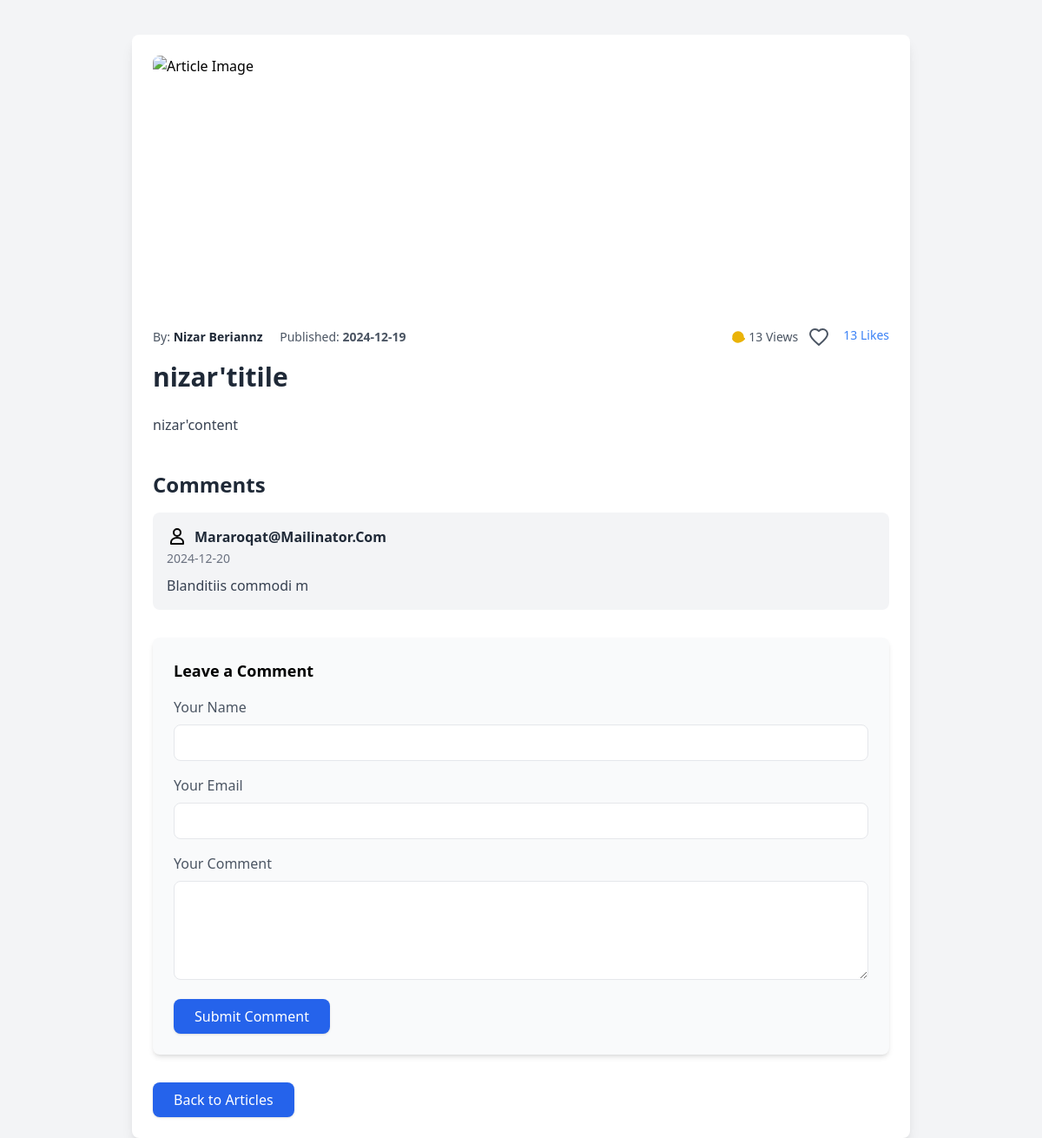
Screenshot of /public/articledetails.php?id_article=167 with the database file from the repository.
### tables this page shows
CREATE TABLE `article` (
  `id_artcile` int(11) NOT NULL,
  `title` varchar(50) NOT NULL,
  `content` varchar(50) NOT NULL,
  `views` int(11) NOT NULL,
  `likes` int(11) NOT NULL,
  `created_at` date DEFAULT curdate(),
  `id_auteur` int(11) DEFAULT NULL
);

CREATE TABLE `auteur` (
  `id_auteur` int(11) NOT NULL,
  `username` varchar(50) NOT NULL,
  `email` varchar(50) NOT NULL,
  `password` varchar(50) NOT NULL,
  `created_at` date DEFAULT curdate()
);

CREATE TABLE `comments` (
  `id_comments` int(11) NOT NULL,
  `content` varchar(50) NOT NULL,
  `visiteur_name` varchar(50) NOT NULL,
  `visiteur_email` varchar(50) NOT NULL,
  `created_at` date DEFAULT current_timestamp(),
  `id_artcile` int(11) DEFAULT NULL
);

### public/articledetails.php (the view, shortened to what this page needs)
<?php
include('connect.php');
if (isset($_GET['id_article'])) {
    $articleId = $_GET['id_article'];
    $stmt = $conn->prepare("SELECT * FROM article ar JOIN auteur au
                            ON au.id_auteur = ar.id_auteur
                            WHERE ar.id_artcile = ?");
    $stmt->bind_param("i", $articleId);
    if ($stmt->execute()) {
        $result = $stmt->get_result();
        $row = $result->fetch_assoc();
    } else {
        echo "<script>alert('Error executing SELECT query');</script>";
    }
}
?>
<!DOCTYPE html>
<html lang="en">
<head>
  <script src="https://cdn.tailwindcss.com"></script>
</head>
<body class="bg-gray-100">
  <div class="max-w-4xl mx-auto mt-10 p-6 bg-white shadow-lg rounded-lg">
    <div class="w-full h-72 rounded-lg overflow-hidden mb-6">
      <img src="https://readymadeui.com/Imagination.webp" alt="Article Image" class="w-full h-full object-cover">
    </div>
    <div class="flex flex-col sm:flex-row justify-between items-center text-gray-600 text-sm mb-4">
      <div>
        <span>By: <span class="font-semibold text-gray-800 capitalize"><?php echo htmlspecialchars($row['username']); ?> </span></span>
        <span class="ml-4">Published: <span class="font-semibold"><?php echo htmlspecialchars($row['created_at']); ?></span></span>
      </div>
      <div class="mt-2 sm:mt-0 flex gap-3">
        <span class="flex items-center">
          <span><?php echo htmlspecialchars($row['views']); ?> Views</span>
        </span>
        <form action="test.php?id_article=<?php echo htmlspecialchars($row['id_artcile']); ?>" method="get">
    <button class="flex gap-2">
        <a href="like.php?id_article=<?php echo ($row['id_artcile']); ?>" class="text-blue-500 hover:underline"><?php echo htmlspecialchars($row['likes']); ?> Likes</a>
    </button>
        </form>
      </div>
    </div>
    <h1 class="text-3xl font-bold text-gray-800 mb-6"><?php echo htmlspecialchars($row['title']); ?></h1>
    <div class="text-gray-700 leading-relaxed mb-8">
      <?php echo nl2br(htmlspecialchars($row['content'])); ?>
    </div>
    <div class="mt-10">
      <h2 class="text-2xl font-bold text-gray-800 mb-4">Comments</h2>
      <div class="space-y-4 mb-8">
      <?php
     $articleId = $_GET['id_article'];
$sql = "SELECT * FROM  article a
JOIN comments c  ON c.id_artcile = a.id_artcile
WHERE a.id_artcile = ?";
$stmt = $conn->prepare($sql);
$stmt->bind_param("i", $articleId);
$stmt->execute();
$result = $stmt->get_result();
    if ($result->num_rows > 0) {
        while($row = $result->fetch_assoc()) {
?>
               <div class="bg-gray-100 p-4 rounded-lg">
         <div class="flex flex-wrap gap-2">
             <svg xmlns="http://www.w3.org/2000/svg" viewBox="0 0 24 24" fill="none" stroke="currentColor" stroke-width="2" stroke-linecap="round" stroke-linejoin="round" width="24" height="24">
<circle cx="12" cy="7" r="4" />
<path d="M12 13c-4 0-7 2.5-7 5v2h14v-2c0-2.5-3-5-7-5z" />
</svg>
    <span class="block font-semibold text-gray-800 capitalize"><?php echo $row['visiteur_name'] ?></span>
         </div>
          <span class="text-sm text-gray-500"><?php echo $row['created_at'] ?></span>
          <p class="mt-2 text-gray-700">
          <?php echo $row['content'] ?>
          </p>
        </div>
<?php
        }
    } else {
        echo "there is no comments.";
    }
?>
      </div>
      <form method="POST" class="bg-gray-50 p-6 rounded-lg shadow-md">
        <h3 class="text-lg font-semibold mb-4">Leave a Comment</h3>
        <div class="mb-4">
          <label for="name" class="block text-gray-600 font-medium">Your Name</label>
          <input
            type="text"
            id="name"
            name="name"
            class="w-full mt-2 px-4 py-2 border rounded-lg focus:outline-none focus:ring-2 focus:ring-blue-500"
            required
          />
        </div>
        <div class="mb-4">
          <label for="name" class="block text-gray-600 font-medium">Your Email</label>
          <input
            type="email"
            id="email"
            name="email"
            class="w-full mt-2 px-4 py-2 border rounded-lg focus:outline-none focus:ring-2 focus:ring-blue-500"
            required
          />
        </div>
        <div class="mb-4">
          <label for="comment" class="block text-gray-600 font-medium">Your Comment</label>
          <textarea
            id="comment"
            name="comment"
            rows="4"
            class="w-full mt-2 px-4 py-2 border rounded-lg focus:outline-none focus:ring-2 focus:ring-blue-500"
            required></textarea>
        </div>
        <button
          type="submit"
          name="add_comment"
          class="px-6 py-2 text-white bg-blue-600 hover:bg-blue-700 rounded-lg shadow">
          Submit Comment
        </button>
      </form>
    </div>
    <div class="mt-8">
      <a href="index.php" class="inline-block px-6 py-2 text-white bg-blue-600 hover:bg-blue-700 rounded-lg shadow">
        Back to Articles
      </a>
    </div>
  </div>
</body>
</html>

### rows the page displays
article: id_auteur.username "Nizar Beriannz", id_auteur.created_at "2024-12-19", views "13", likes "13", title "nizar'titile", content "nizar'content"
comments: visiteur_name "Mararoqat@mailinator.com", created_at "2024-12-20", content "Blanditiis commodi m"
